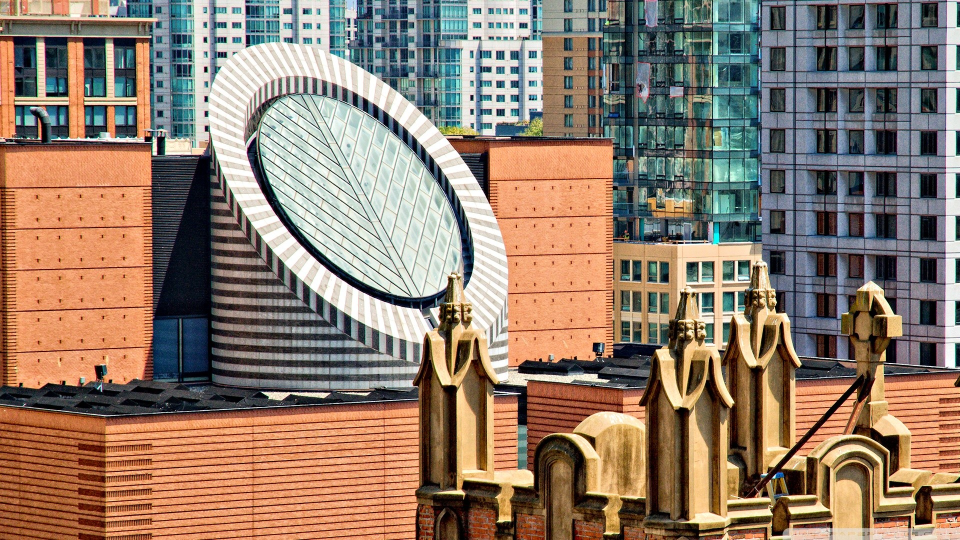
//> input picture cuLATCH/test.jpg, 1920 x 1080 px (shown at 1/2 size)
$ ./main   (built with g++ and OpenCV 4)
//> lines starting //> are read from the running program, lines starting //| are printed output that depends on the picture
/*******************************************************************
*   main.cpp
*   UCLATCH
*
*	Author: Kareem Omar
*	kareem.omar@uah.edu
*	https://github.com/komrad36
*
*	Last updated Sep 12, 2016
*******************************************************************/
//
// Fastest implementation of an UPRIGHT (no rotation)
// LATCH 512-bit binary feature descriptor
// as described in the 2015 paper by
// Levi and Hassner:
//
// "LATCH: Learned Arrangements of Three Patch Codes"
// http://arxiv.org/abs/1501.03719
//
// See also the ECCV 2016 Descriptor Workshop paper, of which I am a coauthor:
//
// "The CUDA LATCH Binary Descriptor"
// http://arxiv.org/abs/1609.03986
//
// And the original LATCH project's website:
// http://www.openu.ac.il/home/hassner/projects/LATCH/
//
// Note once again that this is an UPRIGHT CUDA LATCH, a.k.a. UCLATCH.
// A fast rotation- and scale-invariant version is
// also available on my GitHub.
//
// This implementation is insanely fast, matching or beating
// the much simpler ORB descriptor despite outputting twice
// as many bits AND being a superior descriptor.
//
// A key insight responsible for much of the performance of
// this laboriously crafted CUDA kernel is due to
// Christopher Parker (https://github.com/csp256) to whom
// I am extremely grateful.
//
// CUDA CC 3.0 or higher is required.
//
// All functionality is contained in the files UCLATCH.h
// and UCLATCH.cu. 'main.cpp' is simply a sample test harness
// with example usage and performance testing.
//

#include <chrono>
#include <iostream>
#include <iomanip>
#include <opencv2/opencv.hpp>
#include <string>
#include <vector>

#include "UCLATCH.h"

#define VC_EXTRALEAN
#define WIN32_LEAN_AND_MEAN

using namespace std::chrono;

// [94 lines left out: function UCLACH, not called in this run]
int main() {
	// ------------- Configuration ------------
	constexpr int warmups = 100;
	constexpr int runs = 500;
	constexpr int numkps = 5000;
	constexpr char name[] = "test.jpg";
	// --------------------------------


	// ------------- Image Read ------------
	cv::Mat image = cv::imread(name, CV_LOAD_IMAGE_GRAYSCALE);
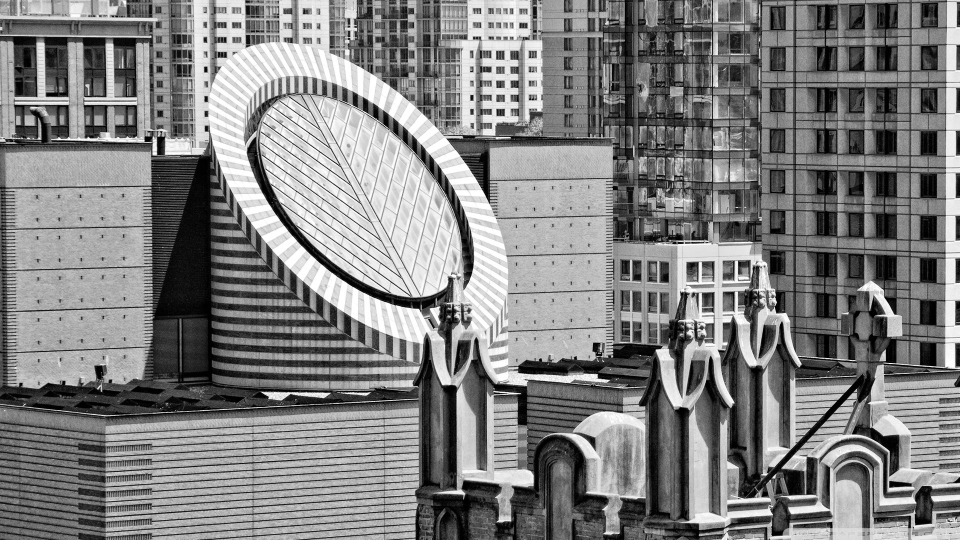
//> image: 1080 rows x 1920 cols, CV_8UC1 (shown at 1/2 size); min 0, max 255, mean 128.7
	if (!image.data) {
		std::cerr << "ERROR: failed to open image. Aborting." << std::endl;
		return EXIT_FAILURE;
	}
	// --------------------------------


	// ------------- Detection ------------
	std::cout << std::endl << "Detecting..." << std::endl;
	cv::Ptr<cv::ORB> orb = cv::ORB::create(numkps, 1.2f, 8, 31, 0, 2, cv::ORB::HARRIS_SCORE, 31, 20);
	std::vector<cv::KeyPoint> keypoints;
	orb->detect(image, keypoints);
//> keypoints = 5000 keypoints; strongest (x, y, size): (1356, 486, 31), (290, 282, 31), (1357, 484, 31), (1200, 273, 31)
	keypoints.erase(std::remove_if(keypoints.begin(), keypoints.end(), [image](const cv::KeyPoint& kp) {return kp.pt.x <= 36 || kp.pt.y <= 36 || kp.pt.x >= image.cols - 36 || kp.pt.y >= image.rows - 36; }), keypoints.end());
//> keypoints = 4982 keypoints; strongest (x, y, size): (1356, 486, 31), (290, 282, 31), (1357, 484, 31), (1200, 273, 31)
	// --------------------------------

	uint64_t* h_GPUdesc;
//> (the run ends here: the program needs code that is not available in this run, at `std::vector<uint2> kps;`)
